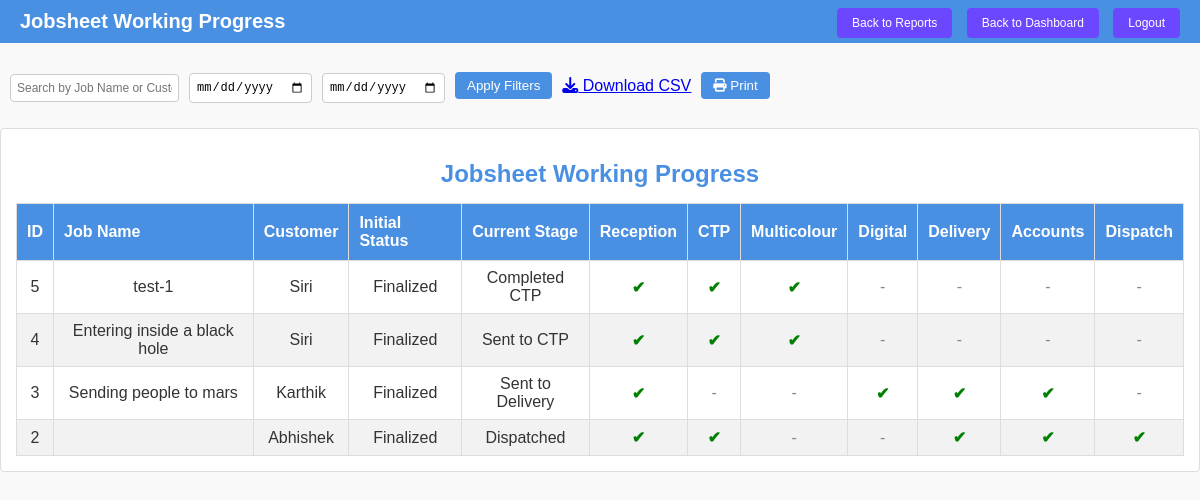
Page /dashboards/jobsheet_progress_report.php on the committed database.
### tables this page shows
CREATE TABLE `job_sheets` (
  `id` int NOT NULL,
  `customer_name` varchar(255) NOT NULL,
  `phone_number` varchar(15) NOT NULL,
  `job_name` varchar(255) NOT NULL,
  `paper_subcategory` int DEFAULT NULL,
  `type` varchar(255) DEFAULT NULL,
  `quantity` int DEFAULT NULL,
  `striking` varchar(50) DEFAULT NULL,
  `machine` varchar(50) DEFAULT NULL,
  `ryobi_type` varchar(50) DEFAULT NULL,
  `web_type` varchar(50) DEFAULT NULL,
  `web_size` int DEFAULT NULL,
  `ctp_plate` varchar(50) DEFAULT NULL,
  `ctp_quantity` int DEFAULT NULL,
  `plating_charges` decimal(10,2) DEFAULT NULL,
  `paper_charges` decimal(10,2) DEFAULT NULL,
  `printing_charges` decimal(10,2) DEFAULT NULL,
  `lamination_charges` decimal(10,2) DEFAULT NULL,
  `pinning_charges` decimal(10,2) DEFAULT NULL,
  `binding_charges` decimal(10,2) DEFAULT NULL,
  `finishing_charges` decimal(10,2) DEFAULT NULL,
  `other_charges` decimal(10,2) DEFAULT NULL,
  `discount` decimal(10,2) DEFAULT NULL,
  `total_charges` decimal(10,2) DEFAULT NULL,
  `status` enum('Draft','Approved','Finalized') NOT NULL DEFAULT 'Draft',
  `ctp` tinyint(1) DEFAULT '0',
  `multicolour` tinyint(1) DEFAULT '0',
  `description` text,
  `file_path` varchar(500) DEFAULT NULL,
  `completed` tinyint(1) DEFAULT '0',
  `payment_status` enum('incomplete','partially_paid','completed','partially_paid_credit') NOT NULL DEFAULT 'incomplete',
  `cash_amount` decimal(10,2) DEFAULT '0.00',
  `credit_amount` decimal(10,2) DEFAULT '0.00',
  `partial_amount` decimal(10,2) DEFAULT '0.00',
  `completed_ctp` tinyint(1) DEFAULT '0',
  `completed_multicolour` tinyint(1) DEFAULT '0',
  `completed_delivery` tinyint(1) DEFAULT '0',
  `digital` tinyint(1) DEFAULT '0',
  `completed_digital` tinyint(1) DEFAULT '0',
  `created_at` timestamp NULL DEFAULT CURRENT_TIMESTAMP
);

### dashboards/jobsheet_progress_report.php (the view, shortened to what this page needs)
<?php
include '../database/db_connect.php';
$dashboard_url = 'accounts_dashboard.php';
$search = isset($_GET['search']) ? $conn->real_escape_string($_GET['search']) : '';
$from_date = isset($_GET['from_date']) ? $conn->real_escape_string($_GET['from_date']) : '';
$to_date = isset($_GET['to_date']) ? $conn->real_escape_string($_GET['to_date']) : '';
$sql = "
    SELECT
        js.id,
        js.job_name,
        js.customer_name,
        js.status AS initial_status,
        js.ctp,
        js.completed_ctp,
        js.multicolour,
        js.completed_multicolour,
        js.digital,
        js.completed_digital,
        js.completed_delivery,
        js.completed,
        js.payment_status,
        COALESCE(
            (SELECT stage
             FROM jobsheet_progress_history jph
             WHERE jph.job_sheet_id = js.id
             ORDER BY jph.created_at DESC
             LIMIT 1),
            js.status
        ) AS current_stage,
        GROUP_CONCAT(
            CONCAT(jph.stage, '||', DATE_FORMAT(jph.created_at, '%Y-%m-%d %H:%i:%s'))
            ORDER BY jph.created_at
            SEPARATOR ';;;'
        ) AS progress_history,
        (js.ctp = 1 OR js.multicolour = 1 OR js.digital = 1 OR js.completed_delivery = 1) AS has_redirection,
        dj.dispatched_at
    FROM job_sheets js
    LEFT JOIN jobsheet_progress_history jph ON js.id = jph.job_sheet_id
    LEFT JOIN dispatch_jobs dj ON js.id = dj.id
    WHERE 1=1
";
$sql .= "
    GROUP BY js.id, js.job_name, js.customer_name, js.status, js.ctp, js.completed_ctp,
             js.multicolour, js.completed_multicolour, js.digital, js.completed_digital,
             js.completed_delivery, js.completed, dj.dispatched_at
    ORDER BY js.created_at DESC
";
$result = $conn->query($sql);
if ($result->num_rows > 0) {
    $result->data_seek(0);
    $result->data_seek(0);
}
?>
<!DOCTYPE html>
<html lang="en">
<head>
    <link rel="stylesheet" href="../css/style.css">
    <link rel="stylesheet" href="https://cdnjs.cloudflare.com/ajax/libs/font-awesome/6.4.0/css/all.min.css">
</head>
<body>
    <div class="navbar">
        <div class="brand">Jobsheet Working Progress</div>
        <div class="nav-buttons">
            <a href="reports.php">Back to Reports</a>
            <a href="<?php echo htmlspecialchars($dashboard_url); ?>">Back to Dashboard</a>
            <a href="../auth/logout.php">Logout</a>
        </div>
    </div>
    <div class="controls">
        <input type="text" name="search" id="search" placeholder="Search by Job Name or Customer" value="<?php echo htmlspecialchars($search); ?>">
        <input type="date" name="from_date" id="from_date" value="<?php echo htmlspecialchars($from_date); ?>">
        <input type="date" name="to_date" id="to_date" value="<?php echo htmlspecialchars($to_date); ?>">
        <button onclick="applyFilters()">Apply Filters</button>
        <a href="?download=csv&search=<?php echo urlencode($search); ?>&from_date=<?php echo urlencode($from_date); ?>&to_date=<?php echo urlencode($to_date); ?>" class="nav-buttons"><i class="fas fa-download"></i> Download CSV</a>
        <button onclick="window.location.href='?print=1&search=<?php echo urlencode($search); ?>&from_date=<?php echo urlencode($from_date); ?>&to_date=<?php echo urlencode($to_date); ?>'"><i class="fas fa-print"></i> Print</button>
    </div>
    <div class="report-container">
        <h1>Jobsheet Working Progress</h1>
        <table class="jobsheet-table">
            <thead>
                <tr>
                    <th>ID</th>
                    <th>Job Name</th>
                    <th>Customer</th>
                    <th>Initial Status</th>
                    <th>Current Stage</th>
                    <th>Reception</th>
                    <th>CTP</th>
                    <th>Multicolour</th>
                    <th>Digital</th>
                    <th>Delivery</th>
                    <th>Accounts</th>
                    <th>Dispatch</th>
                </tr>
            </thead>
            <tbody>
                <?php
                if ($result->num_rows > 0) {
                    while ($row = $result->fetch_assoc()) {
                        echo "<tr>";
                        echo "<td>" . htmlspecialchars($row['id']) . "</td>";
                        echo "<td>" . htmlspecialchars($row['job_name']) . "</td>";
                        echo "<td>" . htmlspecialchars($row['customer_name']) . "</td>";
                        echo "<td>" . htmlspecialchars($row['initial_status']) . "</td>";
                        echo "<td>" . htmlspecialchars($row['current_stage']) . "</td>";
                        $reception = ($row['initial_status'] === 'Draft' || $row['initial_status'] === 'Approved' || $row['initial_status'] === 'Finalized') ? '<span class="completed">✔</span>' : '<span class="not-reached">-</span>';
                        $ctp = ($row['ctp'] == 1 || $row['completed_ctp'] == 1) ? '<span class="completed">✔</span>' : '<span class="not-reached">-</span>';
                        $multicolour = ($row['multicolour'] == 1 || $row['completed_multicolour'] == 1) ? '<span class="completed">✔</span>' : '<span class="not-reached">-</span>';
                        $digital = ($row['digital'] == 1 || $row['completed_digital'] == 1) ? '<span class="completed">✔</span>' : '<span class="not-reached">-</span>';
                        $delivery = ($row['completed_delivery'] == 1) ? '<span class="completed">✔</span>' : '<span class="not-reached">-</span>';
                        $dispatch = !empty($row['dispatched_at']) ? '<span class="completed">✔</span>' : '<span class="not-reached">-</span>';
                        $accounts = ($row['payment_status'] === 'completed' || strpos($row['progress_history'], 'Accounts') !== false) ? '<span class="completed">✔</span>' : '<span class="not-reached">-</span>';
                        echo "<td>$reception</td>";
                        echo "<td>$ctp</td>";
                        echo "<td>$multicolour</td>";
                        echo "<td>$digital</td>";
                        echo "<td>$delivery</td>";
                        echo "<td>$accounts</td>";
                        echo "<td>$dispatch</td>";
                        echo "</tr>";
                    }
                } else {
                    echo "<tr><td colspan='12' class='no-data'>No job sheets found.</td></tr>";
                }
                ?>
            </tbody>
        </table>
    </div>
</body>
</html>

### css/style.css (style rules this page uses)
body { font-family: Arial, sans-serif; margin: 0; padding: 0; background-color: #f4f4f4; text-align: center; }
.navbar { background-color: #0056b3; padding: 15px; display: flex; justify-content: space-between; align-items: center; color: white; }
.navbar .brand { font-size: 20px; font-weight: bold; }
select, input { margin-top: 5px; }

### rows in the picture
job_sheets: id "5", job_name "test-1", customer_name "Siri", status "Finalized", current_stage "Completed CTP"
job_sheets: id "4", job_name "Entering inside a black hole", customer_name "Siri", status "Finalized", current_stage "Sent to CTP"
job_sheets: id "3", job_name "Sending people to mars", customer_name "Karthik", status "Finalized", current_stage "Sent to Delivery"
job_sheets: id "2", customer_name "Abhishek", status "Finalized", current_stage "Dispatched"
